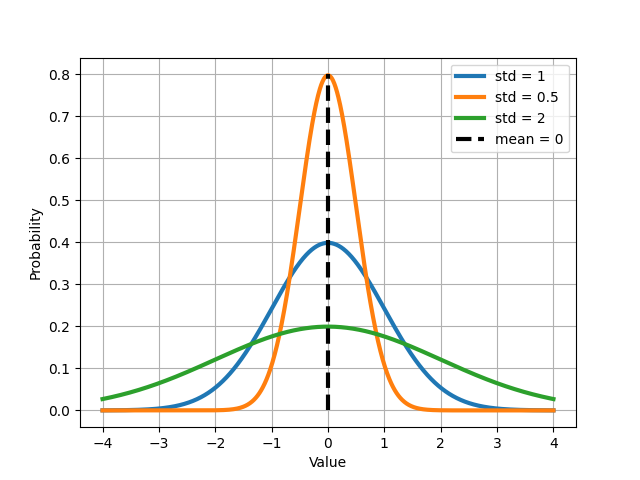

This chart was generated by the following Python code:
from scipy import stats
import numpy as np
import matplotlib.pyplot as plt

z = np.linspace(-4,4,999)

pdf = stats.norm.pdf(z,scale=.5)
pdf2 = stats.norm.pdf(z)
pdf3 = stats.norm.pdf(z,scale=2)

plt.plot(z,pdf2,lw=3,label='std = 1')
plt.plot(z,pdf,lw=3,label='std = 0.5')
plt.plot(z,pdf3,lw=3,label='std = 2')
plt.vlines(0,0,0.8,linestyles='--',lw=3,color='k',label='mean = 0')
plt.xlabel('Value')
plt.ylabel('Probability')
plt.grid()
plt.legend()
plt.savefig('test.png')